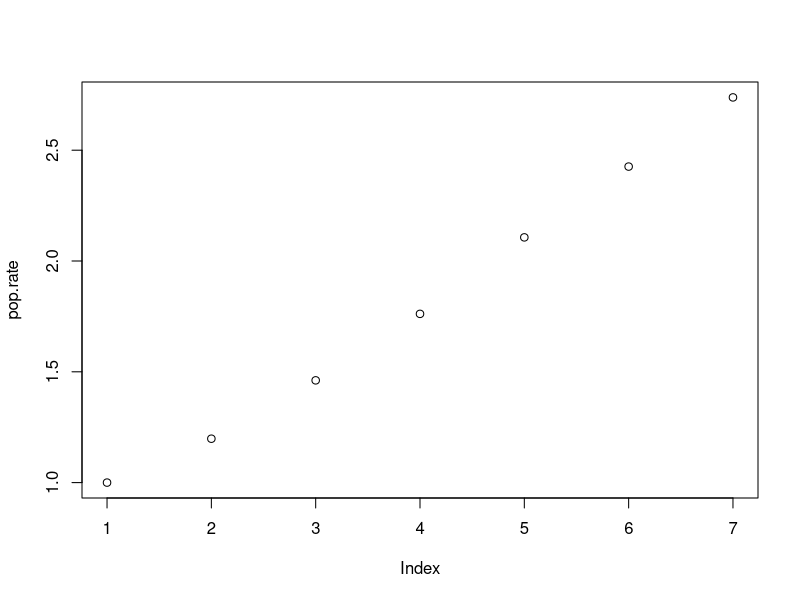
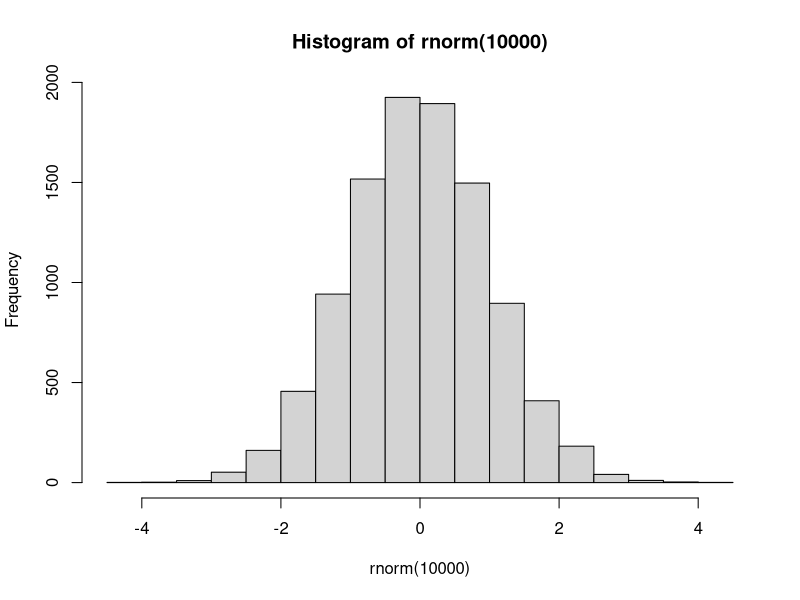

Write the R code that produced these figures, in order.
## ------------------------------------------------------------------------
sum(1:10)
5 + 3
5 - 3
5 / 3
5 ^ 3
5 * (10 - 3)
sqrt(4)

## ------------------------------------------------------------------------
result = 5 + 3
result
print(result)
result <- 5 - 3
result
 
david <- "instructor"
david
david <- "instructor and author"
david

Result <- "5"
Result
result

# R is case sensitive, and there are many different types of variables
class(result)
Result
class(Result)
class(sqrt)

## ------------------------------------------------------------------------
# Let's look at the world population in thousands from 1950 to 2010 in 10 year intervals
world.pop <- c(2525779, 3026003, 3691173, 4449049, 5320817, 6127700, 6916183)
world.pop

pop.first <- c(2525779, 3026003, 3691173)
pop.second <- c(4449049, 5320817, 6127700, 6916183)
pop.all <- c(pop.first, pop.second)
pop.all

# We can extract and access different parts of a vector
world.pop[2]
world.pop[c(2, 4)] 
world.pop[c(4, 2)] 
world.pop[-3]

# We can also convert the vector to different units using mathematical operations
pop.million <- world.pop / 1000
round(pop.million,1)

# Here, we compute the population rate based off of the 1950 measurement
pop.rate <- world.pop / world.pop[1]
plot(pop.rate)

# Now, we look at the rate of increase (percent change)
# this is just (final-initial)/initial * 100 formula in vector form
pop.increase <- world.pop[-1] - world.pop[-7]
percent.increase <- (pop.increase / world.pop[-7]) * 100
percent.increase
percent.increase[c(1, 2)] <- c(20, 22)
percent.increase

## ------------------------------------------------------------------------
# There are many way to extract summary statistics from a given vector
length(world.pop)  
min(world.pop)     
max(world.pop)     
range(world.pop)   
mean(world.pop)    
sum(world.pop) / length(world.pop) 

# we can add names to our vector below
year <- seq(from = 1950, to = 2010, by = 10)
year

# the seq function is useful here to generate a vector from one point to another
seq(to = 2010, by = 10, from = 1950)

seq(from = 2010, to = 1950, by = -10)
2008:2012
2012:2008

names(world.pop) 
names(world.pop) <- year
names(world.pop)
world.pop

## myfunction <- function(input1, input2, ..., inputN) {
## 
##     DEFINE `output' USING INPUTS
## 
##     return(output)
## }
my.summary <- function(x){ # function takes one input
  s.out <- sum(x)
  l.out <- length(x)
  m.out <- s.out / l.out
  out <- c(s.out, l.out, m.out) # define the output
  names(out) <- c("sum", "length", "mean") # add labels
  return(out) # end function by calling output
}
z <- 1:10
my.summary(z)
my.summary(world.pop)
my.summary(rnorm(10000))

hist(rnorm(10000))


